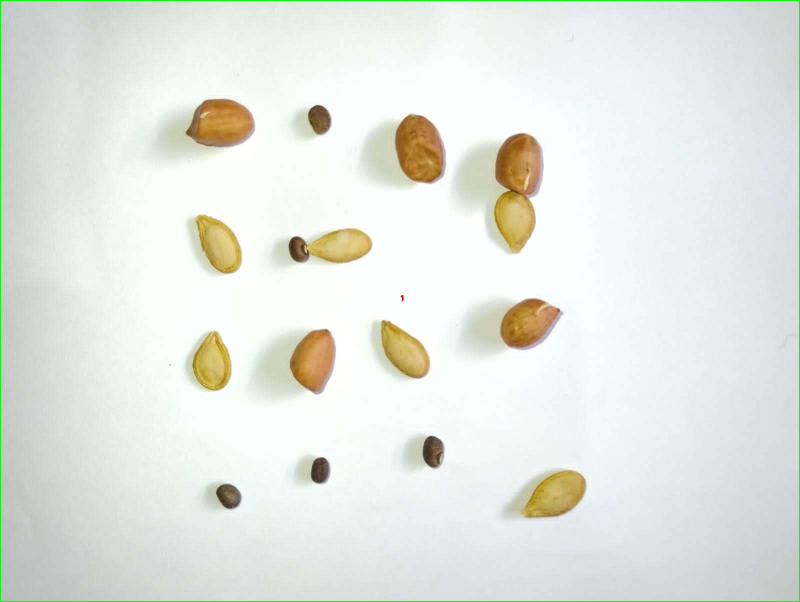
#> input picture codigos/cache/classified_image.jpg, 1600 x 1204 px (shown at 1/2 size)
$ python -i IdentifyAndCountObjects.py   (imports and definitions only)
#> lines starting #> are read from the running program, lines starting #| are printed output that depends on the picture; after the words box and inside, x2 and y2 are one past the last pixel; in counts of white or black regions, pixels touching at a corner belong together
import cv2
import numpy as np

from util.OtherOperations import Operations

class ObjectDetector:

    def detect_objects(self, image_or_path):

#> called with image_or_path = '../cache/classified_image.jpg'
        if isinstance(image_or_path, str):
            image = cv2.imread(image_or_path)
#> image is the input picture: shape (1204, 1600, 3); mean B, G, R 225.1, 232, 227.2
        else:
            image = image_or_path

        image_not_shadow = ObjectDetector.remove_shadow(image)
#> in remove_shadow, `mascara_sombra = cv2.morphologyEx(mascara, cv2.MORPH_OPEN, elemEst)`:
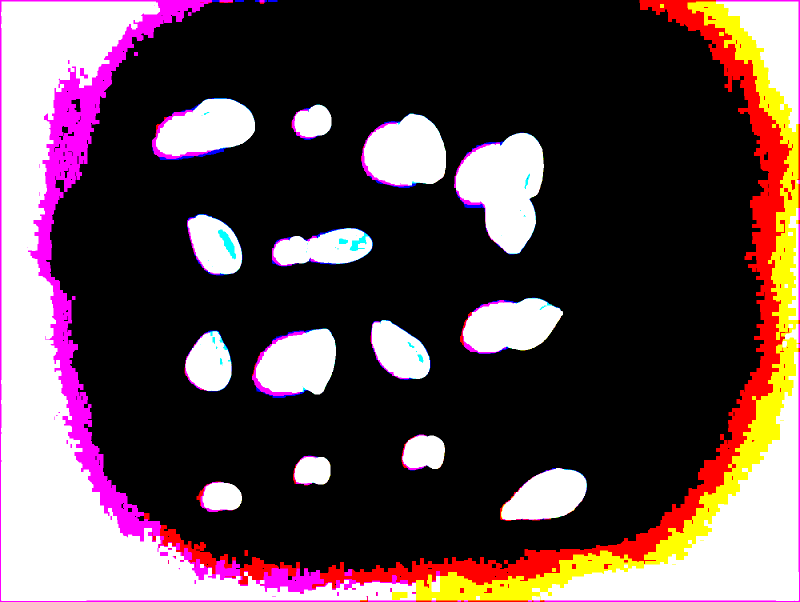
#> mascara_sombra: shape (1204, 1600, 3) (shown at 1/2 size); mean B, G, R 72.4, 69.4, 90.4
#> in remove_shadow, `img = cv2.addWeighted(imagem, 1.1, mascara_sombra, 0.1, 0)`:
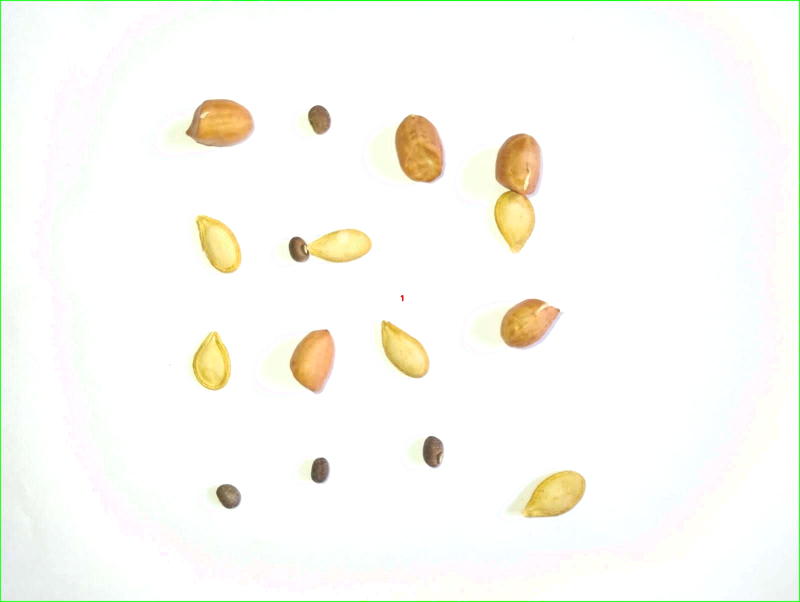
#> img: shape (1204, 1600, 3) (shown at 1/2 size); mean B, G, R 244.6, 250.4, 250.5

        #Operations.display(image_not_shadow, "Imagem sem sombra.")
        #Operations.save_image(image_not_shadow, 'cache/image_not_shadow.jpg')

        # Segmentar objetos por cor
        color_ranges = {
            "marrom": ([26, 16, 175], [46, 36, 195]),   # Definir intervalo de cor para marrom
            "vermelho": ([0, 100, 100], [10, 255, 255]),  # Definir intervalo de cor para vermelho
            "verde": ([36, 25, 25], [70, 255, 255]),      # Definir intervalo de cor para verde
            "azul": ([100, 100, 100], [140, 255, 255])   # Definir intervalo de cor para azul
        }
        segmented_objects = self.segment_by_color(image_not_shadow, color_ranges)

        # Segmentar objetos por forma
        shape_segmentation = self.segment_by_shape(image_not_shadow)

        #Operations.display(shape_segmentation, "Segamentação por forma")

        # Detectar objetos na imagem segmentada por forma
        objects_detected, image_with_classification = self.detect_objects_from_segmented_image(shape_segmentation, image)

        return objects_detected, image_with_classification

    def segment_by_color(self, image, color_ranges):
        # Converter a imagem para o espaço de cores HSV
        hsv_image = cv2.cvtColor(image, cv2.COLOR_BGR2HSV)
#> hsv_image: shape (1204, 1600, 3); mean H, S, V 31.5, 9.9, 252.8
        segmented_objects = {}

        # Segmentar objetos para cada intervalo de cor
        for color_name, (lower_color, upper_color) in color_ranges.items():
            # Converter os valores para numpy array
            lower_color = np.array(lower_color)
            upper_color = np.array(upper_color)
            mask = cv2.inRange(hsv_image, lower_color, upper_color)
            segmented_objects[color_name] = cv2.bitwise_and(image, image, mask=mask)
#> this loop made 4 passes
#> pass 1, in segment_by_color, `mask = cv2.inRange(hsv_image, lower_color, upper_color)`:
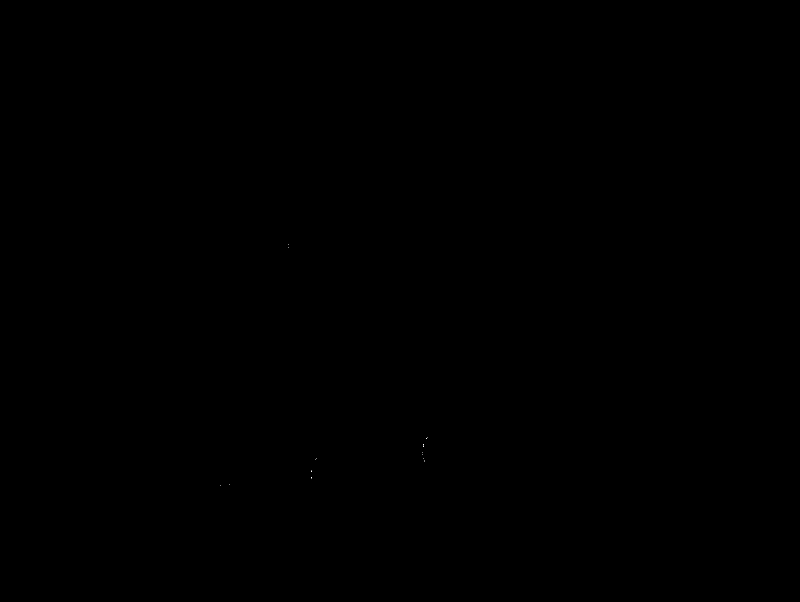
#> mask: shape (1204, 1600) (shown at 1/2 size); 0% white in thin lines or dots, all inside (x1, y1, x2, y2) = (440, 489, 855, 972)
#> after the loop, segmented_objects = 4 items

        # Suponhamos que os objetos marrons estão no intervalo 'vermelho' por simplicidade
        brown_objects_mask = segmented_objects["marrom"]

        # Aplicar Watershed para separar objetos justapostos
        # Primeiro, converta a máscara para cinza e binarize-a
        gray = cv2.cvtColor(brown_objects_mask, cv2.COLOR_BGR2GRAY)
        ret, binary_mask = cv2.threshold(gray, 0, 255, cv2.THRESH_BINARY + cv2.THRESH_OTSU)
#> ret = 0

        # Removendo ruído com abertura
        kernel = np.ones((3, 3), np.uint8)
        opening = cv2.morphologyEx(binary_mask, cv2.MORPH_OPEN, kernel, iterations=2)
#> opening: shape (1204, 1600); every value is 0

        # Encontrar área de fundo com dilatação
        sure_bg = cv2.dilate(opening, kernel, iterations=3)

        # Encontrar área de primeiro plano seguro
        dist_transform = cv2.distanceTransform(opening, cv2.DIST_L2, 5)
#> dist_transform: shape (1204, 1600) float32; every value is 0
        ret, sure_fg = cv2.threshold(dist_transform, 0.7 * dist_transform.max(), 255, 0)

        # Encontrar área desconhecida (bordas entre objetos)
        sure_fg = np.uint8(sure_fg)
        unknown = cv2.subtract(sure_bg, sure_fg)

        # Rotular os componentes conectados
        ret, markers = cv2.connectedComponents(sure_fg)
#> ret = 1

        # Incrementar todos os marcadores em 1 e marcar área desconhecida com 0
        markers = markers + 1
#> markers: shape (1204, 1600) int32; every value is 1
        markers[unknown == 255] = 0

        # Aplicar Watershed
        markers = cv2.watershed(image, markers)
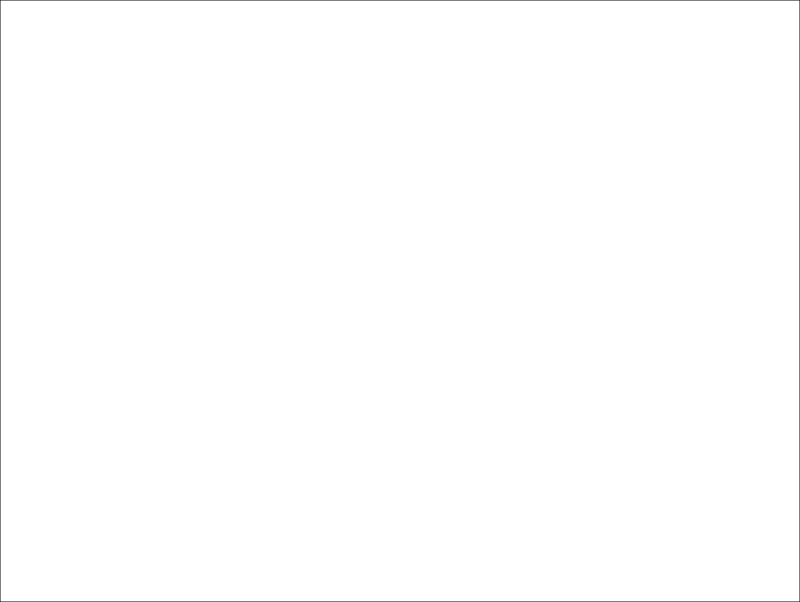
#> markers: shape (1204, 1600) int32 (shown at 1/2 size); values -1 (black) and 1 (white), 99.7% white; black in thin lines or dots
        image[markers == -1] = [0, 255, 0]  # As bordas dos objetos ficarão verdes
#> image: shape (1204, 1600, 3); 0.29% of pixels changed, all inside (x1, y1, x2, y2) = (0, 0, 1600, 1204)
#> in detect_objects, `segmented_objects = self.segment_by_color(image_not_shadow, color_rang..`: segmented_objects = 5 items

        segmented_objects['watershed'] = image

        return segmented_objects

    def segment_by_shape(self, image):
        # Converter a imagem para tons de cinza
        gray = cv2.cvtColor(image, cv2.COLOR_BGR2GRAY)
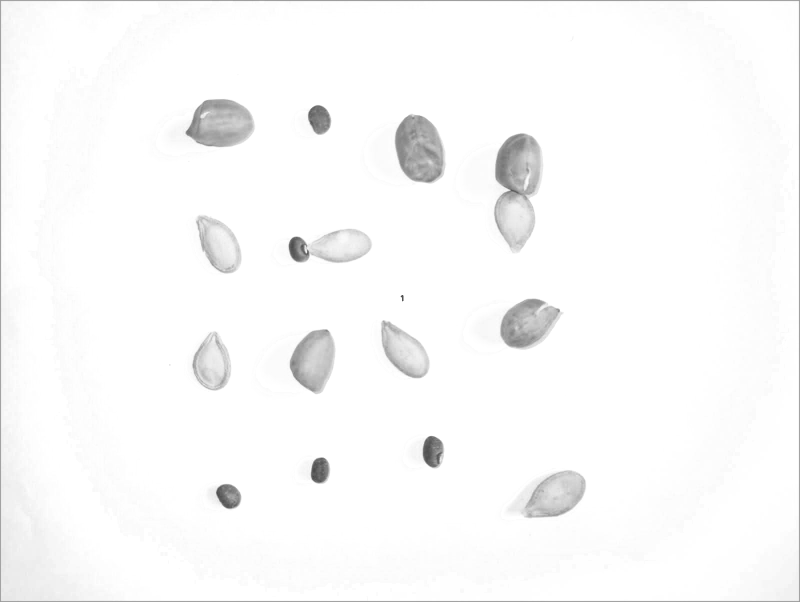
#> gray: shape (1204, 1600) (shown at 1/2 size); min 61, max 255, mean 249.8

        # Suavização usando filtro Gaussiano
        gray = cv2.GaussianBlur(gray, (7, 7), 0)

        #Operations.display(gray, "Suavização com Blur")
        #Operations.save_image(gray, 'cache/image_gray_soft.jpg')

        # Aplicar operações morfológicas para suavizar as bordas e corrigir objetos justapostos
        kernel = np.ones((5, 5), np.uint8)
        closing = cv2.morphologyEx(gray, cv2.MORPH_CLOSE, kernel)
        opening = cv2.morphologyEx(closing, cv2.MORPH_OPEN, kernel)

        # Detecção de bordas
        edges = cv2.Canny(opening, 20, 180)
#> edges: shape (1204, 1600); 0.55% white in thin lines or dots

        # Aplicar dilatação para unir áreas próximas e corrigir bordas mal definidas
        dilation = cv2.dilate(edges, kernel, iterations=1)
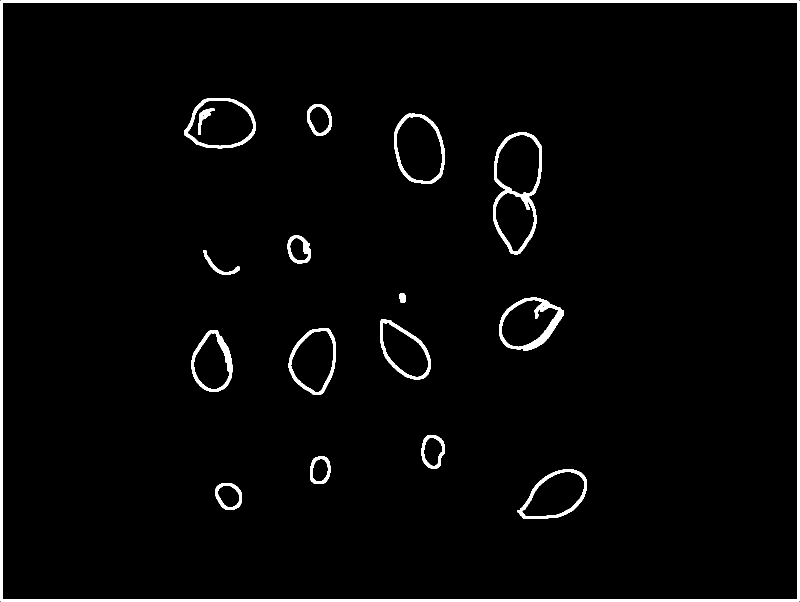
#> dilation: shape (1204, 1600) (shown at 1/2 size); 2.9% white; 17 white regions, largest, box (x1, y1, x2, y2) and area: (1, 1, 1599, 1203) 27900, (986, 265, 1084, 509) 4149, (998, 595, 1128, 701) 3278

        # Encontrar contornos após a dilatação
        contours, _ = cv2.findContours(dilation, cv2.RETR_EXTERNAL, cv2.CHAIN_APPROX_SIMPLE)
#> contours = [[[1, 1], [1, 1202], [1598, 1202], [1598, 1]]]

        # Criar uma imagem em branco com as mesmas dimensões que a imagem de entrada
        result = np.zeros_like(image)

        # Desenhar contornos na imagem em branco
        cv2.drawContours(result, contours, -1, (255, 255, 255), 2)
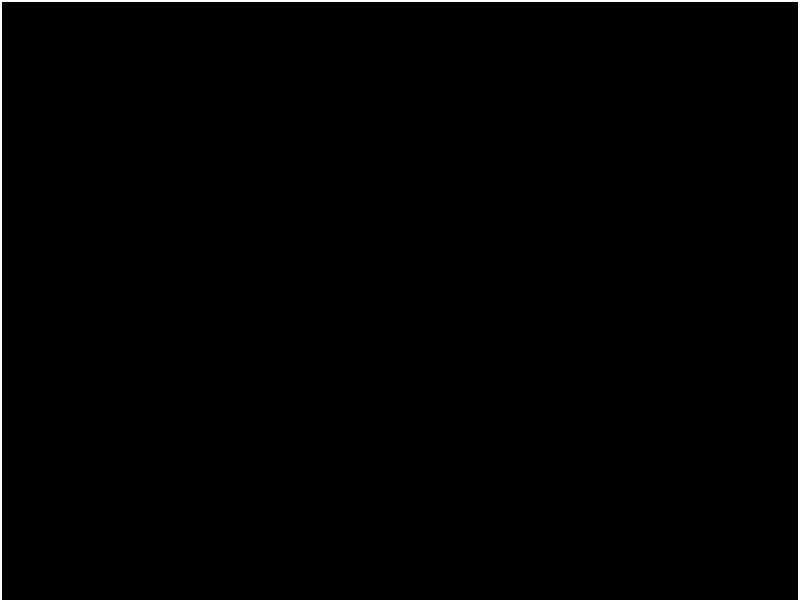
#> result: shape (1204, 1600, 3) (shown at 1/2 size); 0.87% white; 1 white region, box (x1, y1, x2, y2) and area: (0, 0, 1600, 1204) 16784

        return result

    def detect_objects_from_segmented_image(self, segmented_image, original_image):
        # Converter a imagem segmentada para tons de cinza
        gray = cv2.cvtColor(segmented_image, cv2.COLOR_BGR2GRAY)

        # Detectar contornos
        contours, _ = cv2.findContours(gray, cv2.RETR_EXTERNAL, cv2.CHAIN_APPROX_SIMPLE)
#> contours = 1 item

        # Desenhar contornos na imagem original
        image_with_classification = original_image.copy()
        for i, contour in enumerate(contours, start=1):
            # Calcular a área do contorno
            area = cv2.contourArea(contour)
            if area > 100:  # Apenas considerar contornos com uma área mínima
                # Calcular o centro do contorno
                M = cv2.moments(contour)
                if M["m00"] != 0:
                    cX = int(M["m10"] / M["m00"])
                    cY = int(M["m01"] / M["m00"])
                    # Desenhar o texto com a classificação
                    cv2.putText(image_with_classification, str(i), (cX, cY), cv2.FONT_HERSHEY_SIMPLEX,
                                0.5, (0, 0, 255), 2)

                    # Desenhar o contorno do objeto
                    cv2.drawContours(image_with_classification, [contour], -1, (0, 255, 0), 2)
#> this loop made 1 pass
#> (i, area, cX, cY) on pass 1: (1, 1923595, 799, 601)

        # Contar objetos
        objects_detected = len(contours)
#> objects_detected = 1

        return objects_detected, image_with_classification

    @staticmethod
    def remove_shadow(imagem):

        # Aplicar limiarização para segmentar a sombra da imagem
        _, mascara = cv2.threshold(imagem, 224, 255, cv2.THRESH_BINARY_INV)
        elemEst = np.ones((7, 7), np.uint8)

        # Aplicar abertura morfológica para remover pequenos ruídos e suavizar a sombra
        mascara_sombra = cv2.morphologyEx(mascara, cv2.MORPH_OPEN, elemEst)

        # Adicionar a sombra removida à imagem original com uma leve transparência
        img = cv2.addWeighted(imagem, 1.1, mascara_sombra, 0.1, 0)
        return img

>>> result = ObjectDetector().detect_objects('../cache/classified_image.jpg')
